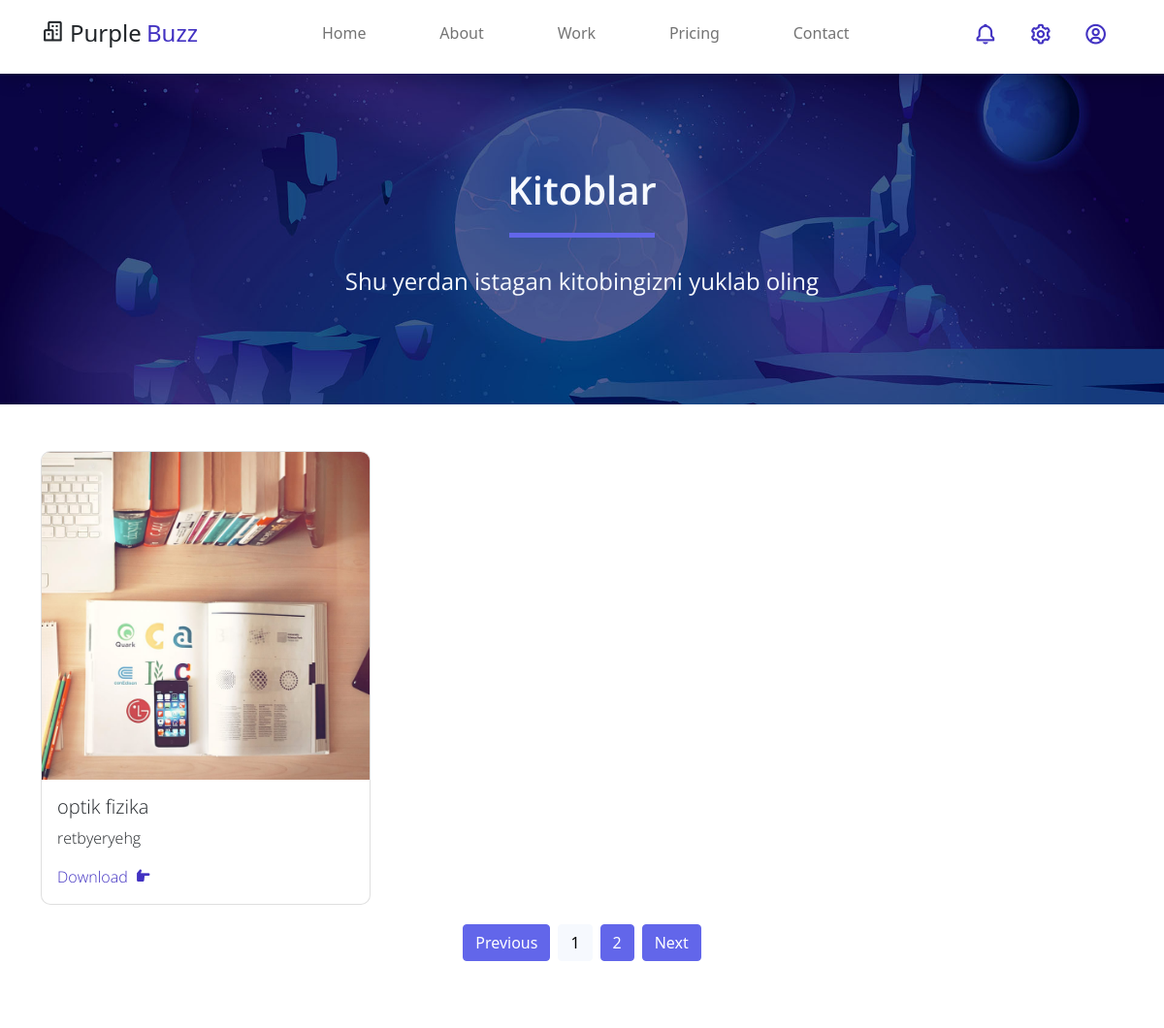
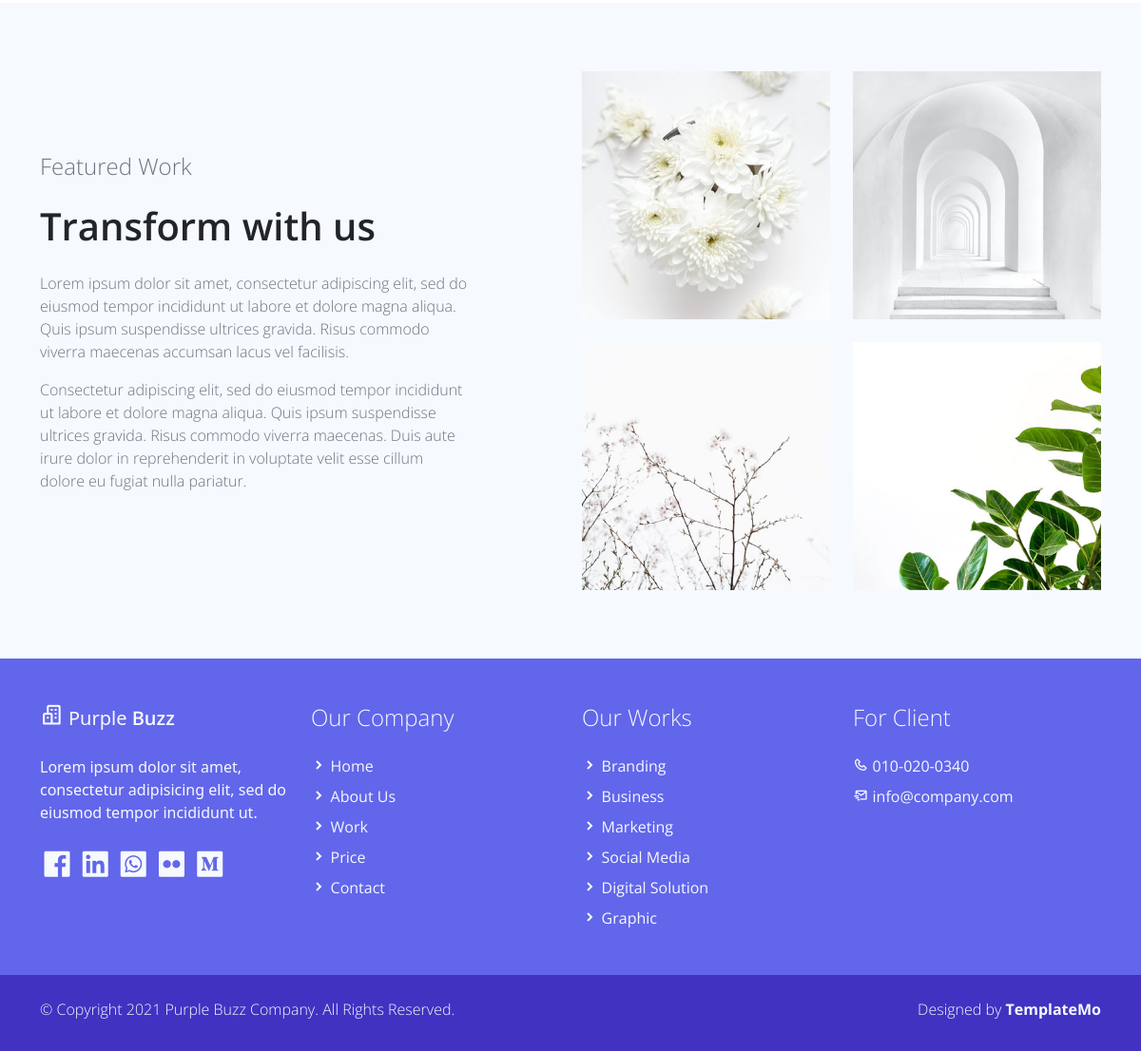
Screenshot of /detaillbooks/Fizika/ with the database file from the repository (2 pictures, top to bottom).
### globalgeo/models.py (models this page shows, shortened)
class Books(models.Model):
    books_name = models.CharField(max_length=50)
    books_description = models.TextField()
    books_img = models.ImageField(upload_to='images/', blank=True)
    category = models.ForeignKey(CategoryBooks, on_delete=models.CASCADE)
    book = models.FileField(upload_to='images/',null=True,blank=True)

### globalgeo/views.py (the view)
# urls.py: path('detaillbooks/<str:cats>/', detailbooks_view, name='detailbooks_url'),
def detailbooks_view(request,cats):
    if request.method=='POST':
        upload1 = request.FILES['book']
        object = Books.objects.create(book=upload1)
        object.save()
    category_book = Books.objects.filter(category__category_name=cats)
    return render(request, 'work.html',{'category_books':category_book})

### templates/work.html (shortened to what this page needs)
<!DOCTYPE html>
{% load static %}
<html lang="en">
<head>
    <link href="{% static 'assets/css/bootstrap.min.css'%}" rel="stylesheet">
    <link href="{% static 'assets/css/boxicon.min.css'%}" rel="stylesheet">
    <link rel="stylesheet" href="{% static 'assets/css/templatemo.css'%}">
    <link rel="stylesheet" href="{% static 'assets/css/custom.css'%}">
</head>
<body>
    <nav id="main_nav" class="navbar navbar-expand-lg navbar-light bg-white shadow">
        <div class="container d-flex justify-content-between align-items-center">
            <a class="navbar-brand h1" href="{% url 'home_url' %}">
                <i class='bx bx-buildings bx-sm text-dark'></i>
                <span class="text-dark h4">Purple</span> <span class="text-primary h4">Buzz</span>
            </a>
            <div class="align-self-center collapse navbar-collapse flex-fill  d-lg-flex justify-content-lg-between" id="navbar-toggler-success">
                <div class="flex-fill mx-xl-5 mb-2">
                    <ul class="nav navbar-nav d-flex justify-content-between mx-xl-5 text-center text-dark">
                        <li class="nav-item">
                            <a class="nav-link btn-outline-primary rounded-pill px-3" href="{% url 'home_url' %}">Home</a>
                        </li>
                        <li class="nav-item">
                            <a class="nav-link btn-outline-primary rounded-pill px-3" href="{% url 'about_url' %}">About</a>
                        </li>
                        <li class="nav-item">
                            <a class="nav-link btn-outline-primary rounded-pill px-3" href="#">Work</a>
                        </li>
                        <li class="nav-item">
                            <a class="nav-link btn-outline-primary rounded-pill px-3" href="pricing.html">Pricing</a>
                        </li>
                        <li class="nav-item">
                            <a class="nav-link btn-outline-primary rounded-pill px-3" href="contact.html">Contact</a>
                        </li>
                    </ul>
                </div>
                <div class="navbar align-self-center d-flex">
                    <a class="nav-link" href="#"><i class='bx bx-bell bx-sm bx-tada-hover text-primary'></i></a>
                    <a class="nav-link" href="#"><i class='bx bx-cog bx-sm text-primary'></i></a>
                    <a class="nav-link" href="#"><i class='bx bx-user-circle bx-sm text-primary'></i></a>
                </div>
            </div>
        </div>
    </nav>
    <div id="work_banner" class="banner-wrapper bg-light w-100 py-5">
        <div class="banner-vertical-center-work container text-light d-flex justify-content-center align-items-center py-5 p-0">
            <div class="banner-content col-lg-8 col-12 m-lg-auto text-center">
                <h1 class="banner-heading h2 display-3 pb-5 semi-bold-600 typo-space-line-center">Kitoblar</h1>
                <h3 class="h4 pb-2 regular-400">Shu yerdan istagan kitobingizni yuklab oling</h3>
            </div>
        </div>
    </div>
    <section class="container py-5">
        <div class="row projects gx-lg-5">
        {% for categ in category_books %}
        {% if categ.book %}
            <a href="{{ categ.book.url }}" class="col-sm-6 col-lg-4 text-decoration-none project marketing social business" download>
        {% endif %}
                <div class="service-work overflow-hidden card mb-5 mx-5 m-sm-0">
                    {% if categ.books_img %}
                    <img class="card-img-top" src="{{ categ.books_img.url }}" alt="...">
                    {% endif %}
                    <div class="card-body">
                        <h5 class="card-title light-300 text-dark">{{ categ.books_name }}</h5>
                        <p class="card-text light-300 text-dark">
                            {{ categ.books_description }}
                        </p>
                        <span class="text-decoration-none text-primary light-300">
                              Download <i class='bx bxs-hand-right ms-1'></i>
                          </span>
                    </div>
                </div>
            </a>
        {% endfor %}
        </div>
        <div class="row" style="margin-top:20px;">
            <div class="btn-toolbar justify-content-center pb-4" role="toolbar" aria-label="Toolbar with button groups">
                <div class="btn-group me-2" role="group" aria-label="First group">
                    <button type="button" class="btn btn-secondary text-white">Previous</button>
                </div>
                <div class="btn-group me-2" role="group" aria-label="Second group">
                    <button type="button" class="btn btn-light">1</button>
                </div>
                <div class="btn-group me-2" role="group" aria-label="Second group">
                    <button type="button" class="btn btn-secondary text-white">2</button>
                </div>
                <div class="btn-group" role="group" aria-label="Third group">
                    <button type="button" class="btn btn-secondary text-white">Next</button>
                </div>
            </div>
        </div>
    </section>
    <section class="bg-light py-5">
        <div class="feature-work container my-4">
            <div class="row d-flex d-flex align-items-center">
                <div class="col-lg-5">
                    <h3 class="feature-work-title h4 text-muted light-300">Featured Work</h3>
                    <h1 class="feature-work-heading h2 py-3 semi-bold-600">Transform with us</h1>
                    <p class="feature-work-body text-muted light-300">
                        Lorem ipsum dolor sit amet, consectetur adipiscing elit, sed do eiusmod
                        tempor incididunt ut labore et dolore magna aliqua. Quis ipsum suspendisse
                        ultrices gravida. Risus commodo viverra maecenas accumsan lacus vel facilisis.
                    </p>
                    <p class="feature-work-footer text-muted light-300">Consectetur adipiscing elit, sed do eiusmod tempor incididunt ut labore et dolore magna aliqua. Quis ipsum suspendisse ultrices gravida. Risus commodo viverra maecenas. Duis aute irure dolor in reprehenderit in voluptate velit esse
                        cillum dolore eu fugiat nulla pariatur.</p>
                </div>
                <div class="col-lg-6 offset-lg-1 align-left">
                    <div class="row">
                        <a class="col" data-type="image" data-fslightbox="gallery" href="{% static './assets/img/feature-work-1-large.jpg'%}">
                            <img class="img-fluid" src="{% static './assets/img/feature-work-1.jpg'%}">
                        </a>
                        <a class="col" data-type="image" data-fslightbox="gallery" href="{% static './assets/img/feature-work-2-large.jpg'%}">
                            <img class="img-fluid" src="{% static './assets/img/feature-work-2.jpg'%}">
                        </a>
                    </div>
                    <div class="row pt-4">
                        <a class="col" data-type="image" data-fslightbox="gallery" href="{% static './assets/img/feature-work-3-large.jpg'%}">
                            <img class="img-fluid" src="{% static './assets/img/feature-work-3.jpg'%}">
                        </a>
                        <a class="col" data-type="image" data-fslightbox="gallery" href="{% static './assets/img/feature-work-4-large.jpg'%}">
                            <img class="img-fluid" src="{% static './assets/img/feature-work-4.jpg'%}">
                        </a>
                    </div>
                </div>
            </div>
        </div>
    </section>
    <footer class="bg-secondary pt-4">
        <div class="container">
            <div class="row py-4">
                <div class="col-lg-3 col-12 align-left">
                    <a class="navbar-brand" href="index.html">
                        <i class='bx bx-buildings bx-sm text-light'></i>
                        <span class="text-light h5">Purple</span> <span class="text-light h5 semi-bold-600">Buzz</span>
                    </a>
                    <p class="text-light my-lg-4 my-2">
                        Lorem ipsum dolor sit amet, consectetur adipisicing elit,
                        sed do eiusmod tempor incididunt ut.
                    </p>
                    <ul class="list-inline footer-icons light-300">
                        <li class="list-inline-item m-0">
                            <a class="text-light" target="_blank" href="http://facebook.com/">
                                <i class='bx bxl-facebook-square bx-md'></i>
                            </a>
                        </li>
                        <li class="list-inline-item m-0">
                            <a class="text-light" target="_blank" href="https://www.linkedin.com/">
                                <i class='bx bxl-linkedin-square bx-md'></i>
                            </a>
                        </li>
                        <li class="list-inline-item m-0">
                            <a class="text-light" target="_blank" href="https://www.whatsapp.com/">
                                <i class='bx bxl-whatsapp-square bx-md'></i>
                            </a>
                        </li>
                        <li class="list-inline-item m-0">
                            <a class="text-light" target="_blank" href="https://www.flickr.com/">
                                <i class='bx bxl-flickr-square bx-md'></i>
                            </a>
                        </li>
                        <li class="list-inline-item m-0">
                            <a class="text-light" target="_blank" href="https://www.medium.com/">
                                <i class='bx bxl-medium-square bx-md' ></i>
                            </a>
                        </li>
                    </ul>
                </div>
                <div class="col-lg-3 col-md-4 my-sm-0 mt-4">
                    <h3 class="h4 pb-lg-3 text-light light-300">Our Company</h3>
                        <ul class="list-unstyled text-light light-300">
                            <li class="pb-2">
                                <i class='bx-fw bx bxs-chevron-right bx-xs'></i><a class="text-decoration-none text-light" href="index.html">Home</a>
                            </li>
                            <li class="pb-2">
                                <i class='bx-fw bx bxs-chevron-right bx-xs'></i><a class="text-decoration-none text-light py-1" href="about.html">About Us</a>
                            </li>
                            <li class="pb-2">
                                <i class='bx-fw bx bxs-chevron-right bx-xs'></i><a class="text-decoration-none text-light py-1" href="work.html">Work</a>
                            </li>
                            <li class="pb-2">
                                <i class='bx-fw bx bxs-chevron-right bx-xs'></i><a class="text-decoration-none text-light py-1" href="pricing.html">Price</a>
                            </li>
                            <li class="pb-2">
                                <i class='bx-fw bx bxs-chevron-right bx-xs'></i><a class="text-decoration-none text-light py-1" href="contact.html">Contact</a>
                            </li>
                        </ul>
                </div>
                <div class="col-lg-3 col-md-4 my-sm-0 mt-4">
                    <h2 class="h4 pb-lg-3 text-light light-300">Our Works</h2>
                    <ul class="list-unstyled text-light light-300">
                        <li class="pb-2">
                            <i class='bx-fw bx bxs-chevron-right bx-xs'></i><a class="text-decoration-none text-light py-1" href="#">Branding</a>
                        </li>
                        <li class="pb-2">
                            <i class='bx-fw bx bxs-chevron-right bx-xs'></i><a class="text-decoration-none text-light py-1" href="#">Business</a>
                        </li>
                        <li class="pb-2">
                            <i class='bx-fw bx bxs-chevron-right bx-xs'></i><a class="text-decoration-none text-light py-1" href="#">Marketing</a>
                        </li>
                        <li class="pb-2">
                            <i class='bx-fw bx bxs-chevron-right bx-xs'></i><a class="text-decoration-none text-light py-1" href="#">Social Media</a>
                        </li>
                        <li class="pb-2">
                            <i class='bx-fw bx bxs-chevron-right bx-xs'></i><a class="text-decoration-none text-light py-1" href="#">Digital Solution</a>
                        </li>
                        <li class="pb-2">
                            <i class='bx-fw bx bxs-chevron-right bx-xs'></i><a class="text-decoration-none text-light py-1" href="#">Graphic</a>
                        </li>
                    </ul>
                </div>
                <div class="col-lg-3 col-md-4 my-sm-0 mt-4">
                    <h2 class="h4 pb-lg-3 text-light light-300">For Client</h2>
                    <ul class="list-unstyled text-light light-300">
                        <li class="pb-2">
                            <i class='bx-fw bx bx-phone bx-xs'></i><a class="text-decoration-none text-light py-1" href="tel:010-020-0340">010-020-0340</a>
                        </li>
                        <li class="pb-2">
                            <i class='bx-fw bx bx-mail-send bx-xs'></i><a class="text-decoration-none text-light py-1" href="mailto:info@company.com">info@company.com</a>
                        </li>
                    </ul>
                </div>
            </div>
        </div>
        <div class="w-100 bg-primary py-3">
            <div class="container">
                <div class="row pt-2">
                    <div class="col-lg-6 col-sm-12">
                        <p class="text-lg-start text-center text-light light-300">
                            © Copyright 2021 Purple Buzz Company. All Rights Reserved.
                        </p>
                    </div>
                    <div class="col-lg-6 col-sm-12">
                        <p class="text-lg-end text-center text-light light-300">
                            Designed by <a rel="sponsored" class="text-decoration-none text-light" href="https://templatemo.com/" target="_blank"><strong>TemplateMo</strong></a>
                        </p>
                    </div>
                </div>
            </div>
        </div>
    </footer>
</body>
</html>

### static/assets/css/templatemo.css (style rules this page uses)
html { font-family: 'Open Sans', sans-serif; }
p, a { font-weight: 400; }
.h2 { font-size: 40px; }
.light-300 { font-family: 'Open Sans', sans-serif !important; font-weight: 300; }
.regular-400 { font-family: 'Open Sans', sans-serif !important; font-weight: 400; }
.semi-bold-600 { font-family: 'Open Sans', sans-serif !important; font-weight: 600; }
.typo-space-line::after, .typo-space-line-center::after { content: ""; width: 150px; display:block; position: absolute; border-bottom: 5px solid #6266ea; padding-top: .5em; }
.typo-space-line-center::after { left: 50%; margin-left: -75px; }
.service-work.card { border-radius: 10px !important; cursor: pointer; }
#work_banner { background-image: url('./../img/banner-bg-02.jpg'); background-position: center center; background-size: cover; height: 100%; width: 100%; }

### rows the page displays
Books: books_img (picture), books_name "optik fizika", books_description "retbyeryehg"
